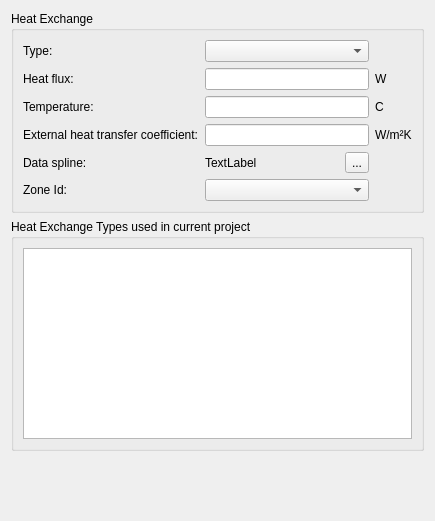
<?xml version="1.0" encoding="UTF-8"?>
<ui version="4.0">
 <class>SVPropNetworkHeatExchangeWidget</class>
 <widget class="QWidget" name="SVPropNetworkHeatExchangeWidget">
  <property name="geometry">
   <rect>
    <x>0</x>
    <y>0</y>
    <width>435</width>
    <height>521</height>
   </rect>
  </property>
  <property name="windowTitle">
   <string>Form</string>
  </property>
  <layout class="QVBoxLayout" name="verticalLayout">
   <item>
    <widget class="QGroupBox" name="groupBoxHeatExchange">
     <property name="title">
      <string>Heat Exchange</string>
     </property>
     <layout class="QGridLayout" name="gridLayout_10">
      <item row="5" column="1">
       <widget class="QComboBox" name="comboBoxZoneId"/>
      </item>
      <item row="0" column="1">
       <widget class="QComboBox" name="comboBoxHeatExchangeType"/>
      </item>
      <item row="1" column="1">
       <widget class="QtExt::ValidatingLineEdit" name="lineEditHeatFlux"/>
      </item>
      <item row="3" column="0">
       <widget class="QLabel" name="labelHXTransferCoefficient">
        <property name="text">
         <string>External heat transfer coefficient:</string>
        </property>
       </widget>
      </item>
      <item row="5" column="0">
       <widget class="QLabel" name="labelZoneId">
        <property name="text">
         <string>Zone Id:</string>
        </property>
       </widget>
      </item>
      <item row="3" column="1">
       <widget class="QtExt::ValidatingLineEdit" name="lineEditHXTransferCoefficient"/>
      </item>
      <item row="0" column="0">
       <widget class="QLabel" name="labelHeatFlux_2">
        <property name="text">
         <string>Type:</string>
        </property>
       </widget>
      </item>
      <item row="2" column="1">
       <widget class="QtExt::ValidatingLineEdit" name="lineEditTemperature"/>
      </item>
      <item row="4" column="1">
       <layout class="QHBoxLayout" name="horizontalLayout">
        <item>
         <widget class="QLabel" name="labelHeatExchangeSpline">
          <property name="text">
           <string>TextLabel</string>
          </property>
         </widget>
        </item>
        <item>
         <widget class="QToolButton" name="toolButtonHeatExchangeSpline">
          <property name="text">
           <string>...</string>
          </property>
         </widget>
        </item>
       </layout>
      </item>
      <item row="1" column="0">
       <widget class="QLabel" name="labelHeatFlux">
        <property name="text">
         <string>Heat flux:</string>
        </property>
       </widget>
      </item>
      <item row="2" column="0">
       <widget class="QLabel" name="labelTemperature">
        <property name="text">
         <string>Temperature:</string>
        </property>
       </widget>
      </item>
      <item row="4" column="0">
       <widget class="QLabel" name="labelDataFile">
        <property name="text">
         <string>Data spline:</string>
        </property>
       </widget>
      </item>
      <item row="1" column="2">
       <widget class="QLabel" name="labelHeatFlux_3">
        <property name="text">
         <string>W</string>
        </property>
       </widget>
      </item>
      <item row="2" column="2">
       <widget class="QLabel" name="labelTemperature_2">
        <property name="text">
         <string>C</string>
        </property>
       </widget>
      </item>
      <item row="3" column="2">
       <widget class="QLabel" name="labelHXTransferCoefficient_2">
        <property name="text">
         <string>W/m²K</string>
        </property>
       </widget>
      </item>
     </layout>
    </widget>
   </item>
   <item>
    <widget class="QGroupBox" name="groupBoxCurrentHeatExchange">
     <property name="title">
      <string>Heat Exchange Types used in current project</string>
     </property>
     <layout class="QGridLayout" name="gridLayout_9">
      <item row="0" column="0" colspan="2">
       <widget class="QTableWidget" name="tableWidgetHeatExchange"/>
      </item>
     </layout>
    </widget>
   </item>
   <item>
    <spacer name="verticalSpacer_5">
     <property name="orientation">
      <enum>Qt::Vertical</enum>
     </property>
     <property name="sizeHint" stdset="0">
      <size>
       <width>20</width>
       <height>60</height>
      </size>
     </property>
    </spacer>
   </item>
  </layout>
 </widget>
 <customwidgets>
  <customwidget>
   <class>QtExt::ValidatingLineEdit</class>
   <extends>QLineEdit</extends>
   <header location="global">QtExt_ValidatingLineEdit.h</header>
   <slots>
    <signal>editingFinishedSuccessfully()</signal>
   </slots>
  </customwidget>
 </customwidgets>
 <resources/>
 <connections/>
</ui>
